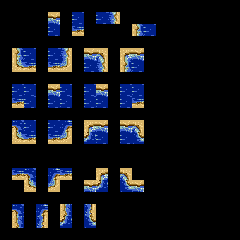

Rendered tile map (Tiled .tmx) drawn with the repository's tilesets; below, a short description and the full map source, tile grids included:
An orthogonal 20x20 tile map with 12x12 px tiles, 7 tile layers (regions_input, regions_output, input_BG, input_BG, ...).

<map version="1.2" tiledversion="1.2.1" orientation="orthogonal" renderorder="right-down" width="20" height="20" tilewidth="12" tileheight="12" infinite="0" nextlayerid="10" nextobjectid="1">
 <tileset firstgid="1" name="overworld(day)-Master" tilewidth="12" tileheight="12" tilecount="1296" columns="36">
  <image source="../../image/overworld(day)-Master.png" width="432" height="432" />
 </tileset>
 <layer id="1" name="regions_input" width="20" height="20">
  <data encoding="csv">
0,0,0,0,0,0,0,0,0,0,0,0,0,0,0,0,0,0,0,0,
0,0,0,0,161,0,161,0,161,161,0,0,0,0,0,0,0,0,0,0,
0,0,0,0,161,0,161,0,0,0,0,161,161,0,0,0,0,0,0,0,
0,0,0,0,0,0,0,0,0,0,0,0,0,0,0,0,0,0,0,0,
0,161,161,0,161,161,0,161,161,0,161,161,0,0,0,0,0,0,0,0,
0,161,161,0,161,161,0,161,161,0,161,161,0,0,0,0,0,0,0,0,
0,0,0,0,0,0,0,0,0,0,0,0,0,0,0,0,0,0,0,0,
0,161,161,0,161,161,0,161,161,0,161,161,0,0,0,0,0,0,0,0,
0,161,161,0,161,161,0,161,161,0,161,161,0,0,0,0,0,0,0,0,
0,0,0,0,0,0,0,0,0,0,0,0,0,0,0,0,0,0,0,0,
0,161,161,0,161,161,0,0,161,0,161,0,0,0,0,0,0,0,0,0,
0,0,161,0,161,0,0,161,161,0,161,161,0,0,0,0,0,0,0,0,
0,0,0,0,0,0,0,0,0,0,0,0,0,0,0,0,0,0,0,0,
0,0,0,0,0,0,0,0,0,0,0,0,0,0,0,0,0,0,0,0,
0,161,161,0,161,161,0,0,161,0,161,0,0,0,0,0,0,0,0,0,
0,0,161,0,161,0,0,161,161,0,161,161,0,0,0,0,0,0,0,0,
0,0,0,0,0,0,0,0,0,0,0,0,0,0,0,0,0,0,0,0,
0,161,0,161,0,161,0,161,0,0,0,0,0,0,0,0,0,0,0,0,
0,161,0,161,0,161,0,161,0,0,0,0,0,0,0,0,0,0,0,0,
0,0,0,0,0,0,0,0,0,0,0,0,0,0,0,0,0,0,0,0
</data>
 </layer>
 <layer id="2" name="regions_output" width="20" height="20">
  <data encoding="csv">
0,0,0,0,0,0,0,0,0,0,0,0,0,0,0,0,0,0,0,0,
0,0,0,0,163,0,0,0,0,163,0,0,0,0,0,0,0,0,0,0,
0,0,0,0,0,0,163,0,0,0,0,163,0,0,0,0,0,0,0,0,
0,0,0,0,0,0,0,0,0,0,0,0,0,0,0,0,0,0,0,0,
0,0,0,0,0,0,0,0,163,0,163,0,0,0,0,0,0,0,0,0,
0,163,0,0,0,163,0,0,0,0,0,0,0,0,0,0,0,0,0,0,
0,0,0,0,0,0,0,0,0,0,0,0,0,0,0,0,0,0,0,0,
0,0,0,0,163,0,0,0,163,0,0,0,0,0,0,0,0,0,0,0,
0,163,0,0,0,0,0,0,0,0,0,163,0,0,0,0,0,0,0,0,
0,0,0,0,0,0,0,0,0,0,0,0,0,0,0,0,0,0,0,0,
0,0,0,0,0,0,0,163,0,0,0,163,0,0,0,0,0,0,0,0,
0,163,0,0,0,163,0,0,0,0,0,0,0,0,0,0,0,0,0,0,
0,0,0,0,0,0,0,0,0,0,0,0,0,0,0,0,0,0,0,0,
0,0,0,0,0,0,0,0,0,0,0,0,0,0,0,0,0,0,0,0,
0,0,163,0,163,0,0,0,163,0,163,0,0,0,0,0,0,0,0,0,
0,0,163,0,163,0,0,0,163,0,163,0,0,0,0,0,0,0,0,0,
0,0,0,0,0,0,0,0,0,0,0,0,0,0,0,0,0,0,0,0,
0,163,0,163,0,0,0,0,0,0,0,0,0,0,0,0,0,0,0,0,
0,0,0,0,0,163,0,163,0,0,0,0,0,0,0,0,0,0,0,0,
0,0,0,0,0,0,0,0,0,0,0,0,0,0,0,0,0,0,0,0
</data>
 </layer>
 <layer id="3" name="input_BG" width="20" height="20">
  <data encoding="csv">
0,0,0,0,0,0,0,0,0,0,0,0,0,0,0,0,0,0,0,0,
0,0,0,0,145,0,149,0,149,145,0,0,0,0,0,0,0,0,0,0,
0,0,0,0,149,0,145,0,0,0,0,145,149,0,0,0,0,0,0,0,
0,0,0,0,0,0,0,0,0,0,0,0,0,0,0,0,0,0,0,0,
0,49,149,0,149,52,0,14,145,0,145,14,0,0,0,0,0,0,0,0,
0,145,122,0,122,145,0,149,52,0,49,149,0,0,0,0,0,0,0,0,
0,0,0,0,0,0,0,0,0,0,0,0,0,0,0,0,0,0,0,0,
0,149,149,0,14,149,0,149,14,0,149,149,0,0,0,0,0,0,0,0,
0,122,149,0,149,149,0,149,149,0,149,122,0,0,0,0,0,0,0,0,
0,0,0,0,0,0,0,0,0,0,0,0,0,0,0,0,0,0,0,0,
0,51,149,0,149,50,0,0,14,0,14,0,0,0,0,0,0,0,0,0,
0,0,122,0,122,0,0,87,149,0,149,86,0,0,0,0,0,0,0,0,
0,0,0,0,0,0,0,0,0,0,0,0,0,0,0,0,0,0,0,0,
0,0,0,0,0,0,0,0,0,0,0,0,0,0,0,0,0,0,0,0,
0,122,149,0,149,122,0,0,14,0,14,0,0,0,0,0,0,0,0,0,
0,0,122,0,122,0,0,14,149,0,149,14,0,0,0,0,0,0,0,0,
0,0,0,0,0,0,0,0,0,0,0,0,0,0,0,0,0,0,0,0,
0,122,0,123,0,85,0,88,0,0,0,0,0,0,0,0,0,0,0,0,
0,49,0,52,0,15,0,15,0,0,0,0,0,0,0,0,0,0,0,0,
0,0,0,0,0,0,0,0,0,0,0,0,0,0,0,0,0,0,0,0
</data>
 </layer>
 <layer id="7" name="input_BG" width="20" height="20">
  <data encoding="csv">
0,0,0,0,0,0,0,0,0,0,0,0,0,0,0,0,0,0,0,0,
0,0,0,0,146,0,150,0,150,146,0,0,0,0,0,0,0,0,0,0,
0,0,0,0,150,0,146,0,0,0,0,146,150,0,0,0,0,0,0,0,
0,0,0,0,0,0,0,0,0,0,0,0,0,0,0,0,0,0,0,0,
0,0,150,0,150,0,0,0,146,0,146,0,0,0,0,0,0,0,0,0,
0,146,0,0,0,146,0,150,0,0,0,150,0,0,0,0,0,0,0,0,
0,0,0,0,0,0,0,0,0,0,0,0,0,0,0,0,0,0,0,0,
0,150,150,0,0,150,0,150,0,0,150,150,0,0,0,0,0,0,0,0,
0,0,0,0,150,150,0,150,150,0,150,0,0,0,0,0,0,0,0,0,
0,0,0,0,0,0,0,0,0,0,0,0,0,0,0,0,0,0,0,0,
0,0,150,0,150,0,0,0,0,0,0,0,0,0,0,0,0,0,0,0,
0,0,0,0,0,0,0,0,150,0,150,0,0,0,0,0,0,0,0,0,
0,0,0,0,0,0,0,0,0,0,0,0,0,0,0,0,0,0,0,0,
0,0,0,0,0,0,0,0,0,0,0,0,0,0,0,0,0,0,0,0,
0,0,150,0,150,0,0,0,0,0,0,0,0,0,0,0,0,0,0,0,
0,0,0,0,0,0,0,0,150,0,150,0,0,0,0,0,0,0,0,0,
0,0,0,0,0,0,0,0,0,0,0,0,0,0,0,0,0,0,0,0,
0,123,0,122,0,0,0,0,0,0,0,0,0,0,0,0,0,0,0,0,
0,85,0,88,0,14,0,14,0,0,0,0,0,0,0,0,0,0,0,0,
0,0,0,0,0,0,0,0,0,0,0,0,0,0,0,0,0,0,0,0
</data>
 </layer>
 <layer id="5" name="input_BG" width="20" height="20">
  <data encoding="csv">
0,0,0,0,0,0,0,0,0,0,0,0,0,0,0,0,0,0,0,0,
0,0,0,0,181,0,185,0,185,181,0,0,0,0,0,0,0,0,0,0,
0,0,0,0,185,0,181,0,0,0,0,181,185,0,0,0,0,0,0,0,
0,0,0,0,0,0,0,0,0,0,0,0,0,0,0,0,0,0,0,0,
0,0,185,0,185,0,0,0,181,0,181,0,0,0,0,0,0,0,0,0,
0,181,0,0,0,181,0,185,0,0,0,185,0,0,0,0,0,0,0,0,
0,0,0,0,0,0,0,0,0,0,0,0,0,0,0,0,0,0,0,0,
0,185,185,0,0,185,0,185,0,0,185,185,0,0,0,0,0,0,0,0,
0,0,185,0,185,185,0,185,185,0,185,0,0,0,0,0,0,0,0,0,
0,0,0,0,0,0,0,0,0,0,0,0,0,0,0,0,0,0,0,0,
0,0,185,0,185,0,0,0,0,0,0,0,0,0,0,0,0,0,0,0,
0,0,0,0,0,0,0,0,185,0,185,0,0,0,0,0,0,0,0,0,
0,0,0,0,0,0,0,0,0,0,0,0,0,0,0,0,0,0,0,0,
0,0,0,0,0,0,0,0,0,0,0,0,0,0,0,0,0,0,0,0,
0,0,185,0,185,0,0,0,0,0,0,0,0,0,0,0,0,0,0,0,
0,0,0,0,0,0,0,0,185,0,185,0,0,0,0,0,0,0,0,0,
0,0,0,0,0,0,0,0,0,0,0,0,0,0,0,0,0,0,0,0,
0,0,0,0,0,0,0,0,0,0,0,0,0,0,0,0,0,0,0,0,
0,0,0,0,0,0,0,0,0,0,0,0,0,0,0,0,0,0,0,0,
0,0,0,0,0,0,0,0,0,0,0,0,0,0,0,0,0,0,0,0
</data>
 </layer>
 <layer id="6" name="input_BG" width="20" height="20">
  <data encoding="csv">
0,0,0,0,0,0,0,0,0,0,0,0,0,0,0,0,0,0,0,0,
0,0,0,0,182,0,186,0,186,182,0,0,0,0,0,0,0,0,0,0,
0,0,0,0,186,0,182,0,0,0,0,182,186,0,0,0,0,0,0,0,
0,0,0,0,0,0,0,0,0,0,0,0,0,0,0,0,0,0,0,0,
0,0,186,0,186,0,0,0,182,0,182,0,0,0,0,0,0,0,0,0,
0,182,0,0,0,182,0,186,0,0,0,186,0,0,0,0,0,0,0,0,
0,0,0,0,0,0,0,0,0,0,0,0,0,0,0,0,0,0,0,0,
0,186,186,0,0,186,0,186,0,0,186,186,0,0,0,0,0,0,0,0,
0,0,186,0,186,186,0,186,186,0,186,0,0,0,0,0,0,0,0,0,
0,0,0,0,0,0,0,0,0,0,0,0,0,0,0,0,0,0,0,0,
0,0,186,0,186,0,0,0,0,0,0,0,0,0,0,0,0,0,0,0,
0,0,0,0,0,0,0,0,186,0,186,0,0,0,0,0,0,0,0,0,
0,0,0,0,0,0,0,0,0,0,0,0,0,0,0,0,0,0,0,0,
0,0,0,0,0,0,0,0,0,0,0,0,0,0,0,0,0,0,0,0,
0,0,186,0,186,0,0,0,0,0,0,0,0,0,0,0,0,0,0,0,
0,0,0,0,0,0,0,0,186,0,186,0,0,0,0,0,0,0,0,0,
0,0,0,0,0,0,0,0,0,0,0,0,0,0,0,0,0,0,0,0,
0,0,0,0,0,0,0,0,0,0,0,0,0,0,0,0,0,0,0,0,
0,0,0,0,0,0,0,0,0,0,0,0,0,0,0,0,0,0,0,0,
0,0,0,0,0,0,0,0,0,0,0,0,0,0,0,0,0,0,0,0
</data>
 </layer>
 <layer id="4" name="output_BG" width="20" height="20">
  <data encoding="csv">
0,0,0,0,0,0,0,0,0,0,0,0,0,0,0,0,0,0,0,0,
0,0,0,0,14,0,0,0,0,52,0,0,0,0,0,0,0,0,0,0,
0,0,0,0,0,0,122,0,0,0,0,49,0,0,0,0,0,0,0,0,
0,0,0,0,0,0,0,0,0,0,0,0,0,0,0,0,0,0,0,0,
0,0,0,0,0,0,0,0,16,0,13,0,0,0,0,0,0,0,0,0,
0,121,0,0,0,124,0,0,0,0,0,0,0,0,0,0,0,0,0,0,
0,0,0,0,0,0,0,0,0,0,0,0,0,0,0,0,0,0,0,0,
0,0,0,0,0,0,0,0,0,0,0,0,0,0,0,0,0,0,0,0,
0,0,0,0,0,0,0,0,0,0,0,0,0,0,0,0,0,0,0,0,
0,0,0,0,0,0,0,0,0,0,0,0,0,0,0,0,0,0,0,0,
0,0,0,0,0,0,0,13,0,0,0,16,0,0,0,0,0,0,0,0,
0,121,0,0,0,124,0,0,0,0,0,0,0,0,0,0,0,0,0,0,
0,0,0,0,0,0,0,0,0,0,0,0,0,0,0,0,0,0,0,0,
0,0,0,0,0,0,0,0,0,0,0,0,0,0,0,0,0,0,0,0,
0,0,51,0,50,0,0,0,13,0,16,0,0,0,0,0,0,0,0,0,
0,0,121,0,124,0,0,0,87,0,86,0,0,0,0,0,0,0,0,0,
0,0,0,0,0,0,0,0,0,0,0,0,0,0,0,0,0,0,0,0,
0,51,0,50,0,0,0,0,0,0,0,0,0,0,0,0,0,0,0,0,
0,0,0,0,0,87,0,86,0,0,0,0,0,0,0,0,0,0,0,0,
0,0,0,0,0,0,0,0,0,0,0,0,0,0,0,0,0,0,0,0
</data>
 </layer>
</map>
